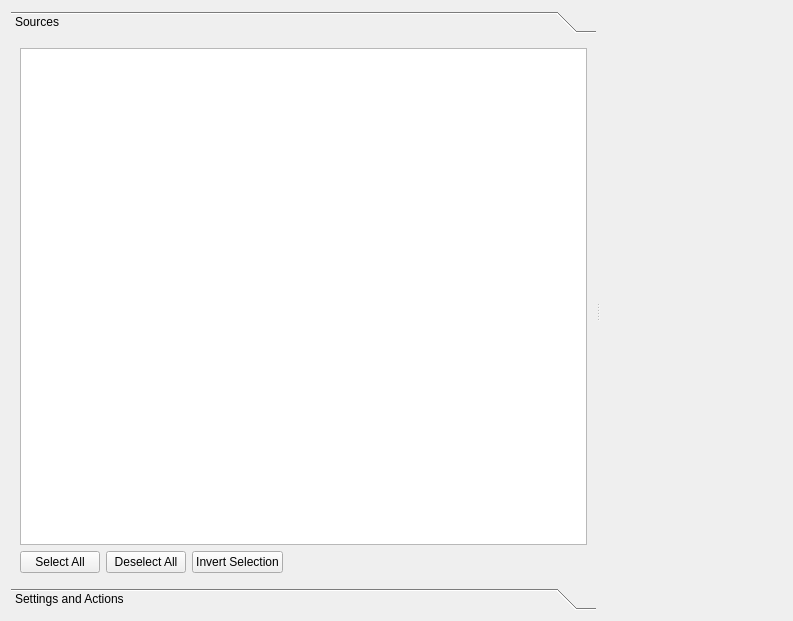
<?xml version="1.0" encoding="UTF-8"?>
<ui version="4.0">
 <class>TableWidget</class>
 <widget class="QWidget" name="TableWidget">
  <property name="geometry">
   <rect>
    <x>0</x>
    <y>0</y>
    <width>793</width>
    <height>621</height>
   </rect>
  </property>
  <property name="windowTitle">
   <string>Form</string>
  </property>
  <layout class="QHBoxLayout" name="horizontalLayout">
   <item>
    <widget class="QSplitter" name="splitter">
     <property name="orientation">
      <enum>Qt::Horizontal</enum>
     </property>
     <widget class="QToolBox" name="toolBox">
      <property name="frameShape">
       <enum>QFrame::NoFrame</enum>
      </property>
      <property name="frameShadow">
       <enum>QFrame::Plain</enum>
      </property>
      <property name="lineWidth">
       <number>1</number>
      </property>
      <property name="currentIndex">
       <number>0</number>
      </property>
      <widget class="QWidget" name="pageSources">
       <property name="geometry">
        <rect>
         <x>0</x>
         <y>0</y>
         <width>610</width>
         <height>549</height>
        </rect>
       </property>
       <attribute name="label">
        <string>Sources</string>
       </attribute>
       <layout class="QHBoxLayout" name="horizontalLayout_3">
        <item>
         <layout class="QVBoxLayout" name="verticalLayout_3">
          <item>
           <widget class="QTableView" name="dataSourceTableView"/>
          </item>
          <item>
           <layout class="QHBoxLayout" name="horizontalLayout_2">
            <item>
             <widget class="QPushButton" name="buttonSelectAll">
              <property name="text">
               <string>Select All</string>
              </property>
             </widget>
            </item>
            <item>
             <widget class="QPushButton" name="buttonDeselectAll">
              <property name="text">
               <string>Deselect All</string>
              </property>
             </widget>
            </item>
            <item>
             <widget class="QPushButton" name="buttonInvertSelection">
              <property name="text">
               <string>Invert Selection</string>
              </property>
             </widget>
            </item>
            <item>
             <spacer name="horizontalSpacer">
              <property name="orientation">
               <enum>Qt::Horizontal</enum>
              </property>
              <property name="sizeHint" stdset="0">
               <size>
                <width>40</width>
                <height>20</height>
               </size>
              </property>
             </spacer>
            </item>
           </layout>
          </item>
         </layout>
        </item>
       </layout>
      </widget>
      <widget class="QWidget" name="pageSettingsAndActions">
       <property name="geometry">
        <rect>
         <x>0</x>
         <y>0</y>
         <width>610</width>
         <height>549</height>
        </rect>
       </property>
       <attribute name="label">
        <string>Settings and Actions</string>
       </attribute>
       <layout class="QVBoxLayout" name="verticalLayout_2">
        <item>
         <layout class="QVBoxLayout" name="verticalLayout">
          <item>
           <widget class="QCheckBox" name="checkBoxShowUnits">
            <property name="text">
             <string>Show Units in Table Headers</string>
            </property>
            <property name="checked">
             <bool>true</bool>
            </property>
           </widget>
          </item>
          <item>
           <widget class="QCheckBox" name="checkBoxOrientation">
            <property name="text">
             <string>Switch rows vs. columns</string>
            </property>
           </widget>
          </item>
         </layout>
        </item>
        <item>
         <widget class="QPushButton" name="buttonSaveTable">
          <property name="text">
           <string>Save Data...</string>
          </property>
         </widget>
        </item>
        <item>
         <spacer name="verticalSpacer">
          <property name="orientation">
           <enum>Qt::Vertical</enum>
          </property>
          <property name="sizeHint" stdset="0">
           <size>
            <width>20</width>
            <height>429</height>
           </size>
          </property>
         </spacer>
        </item>
        <item>
         <widget class="QPushButton" name="buttonSetExperimentalData">
          <property name="text">
           <string>Add Data to 'Experimental Data'</string>
          </property>
          <property name="flat">
           <bool>false</bool>
          </property>
         </widget>
        </item>
       </layout>
      </widget>
     </widget>
     <widget class="QWidget" name="tableWrapper" native="true">
      <property name="sizePolicy">
       <sizepolicy hsizetype="Expanding" vsizetype="Expanding">
        <horstretch>0</horstretch>
        <verstretch>0</verstretch>
       </sizepolicy>
      </property>
     </widget>
    </widget>
   </item>
  </layout>
  <action name="actionSave">
   <property name="text">
    <string>Save</string>
   </property>
   <property name="toolTip">
    <string>Save the current plot.</string>
   </property>
  </action>
  <action name="actionAddToExperimentalData">
   <property name="text">
    <string>Add Data to Experimental Data</string>
   </property>
   <property name="toolTip">
    <string>Adds the currently displayed data and adds it to the experimental data. This is usually only useful if you want to want to use simulation results (which can then be perturbed) as input for other tools like parameter value estimation.</string>
   </property>
  </action>
  <action name="actionSelectAll">
   <property name="text">
    <string>Select All</string>
   </property>
   <property name="toolTip">
    <string>Select All Data Sources</string>
   </property>
  </action>
  <action name="actionDeselectAll">
   <property name="text">
    <string>Deselect All</string>
   </property>
   <property name="toolTip">
    <string>Deselect All Data Sources</string>
   </property>
  </action>
  <action name="actionInvertSelection">
   <property name="text">
    <string>Invert Selection</string>
   </property>
   <property name="toolTip">
    <string>Invert the Current Selection of Data Sources</string>
   </property>
  </action>
 </widget>
 <resources/>
 <connections>
  <connection>
   <sender>buttonSaveTable</sender>
   <signal>clicked()</signal>
   <receiver>actionSave</receiver>
   <slot>trigger()</slot>
   <hints>
    <hint type="sourcelabel">
     <x>502</x>
     <y>151</y>
    </hint>
    <hint type="destinationlabel">
     <x>-1</x>
     <y>-1</y>
    </hint>
   </hints>
  </connection>
  <connection>
   <sender>buttonSetExperimentalData</sender>
   <signal>clicked()</signal>
   <receiver>actionAddToExperimentalData</receiver>
   <slot>trigger()</slot>
   <hints>
    <hint type="sourcelabel">
     <x>502</x>
     <y>589</y>
    </hint>
    <hint type="destinationlabel">
     <x>-1</x>
     <y>-1</y>
    </hint>
   </hints>
  </connection>
  <connection>
   <sender>buttonDeselectAll</sender>
   <signal>clicked()</signal>
   <receiver>actionDeselectAll</receiver>
   <slot>trigger()</slot>
   <hints>
    <hint type="sourcelabel">
     <x>138</x>
     <y>562</y>
    </hint>
    <hint type="destinationlabel">
     <x>-1</x>
     <y>-1</y>
    </hint>
   </hints>
  </connection>
  <connection>
   <sender>buttonInvertSelection</sender>
   <signal>clicked()</signal>
   <receiver>actionInvertSelection</receiver>
   <slot>trigger()</slot>
   <hints>
    <hint type="sourcelabel">
     <x>223</x>
     <y>562</y>
    </hint>
    <hint type="destinationlabel">
     <x>-1</x>
     <y>-1</y>
    </hint>
   </hints>
  </connection>
  <connection>
   <sender>buttonSelectAll</sender>
   <signal>clicked()</signal>
   <receiver>actionSelectAll</receiver>
   <slot>trigger()</slot>
   <hints>
    <hint type="sourcelabel">
     <x>57</x>
     <y>562</y>
    </hint>
    <hint type="destinationlabel">
     <x>-1</x>
     <y>-1</y>
    </hint>
   </hints>
  </connection>
 </connections>
</ui>
